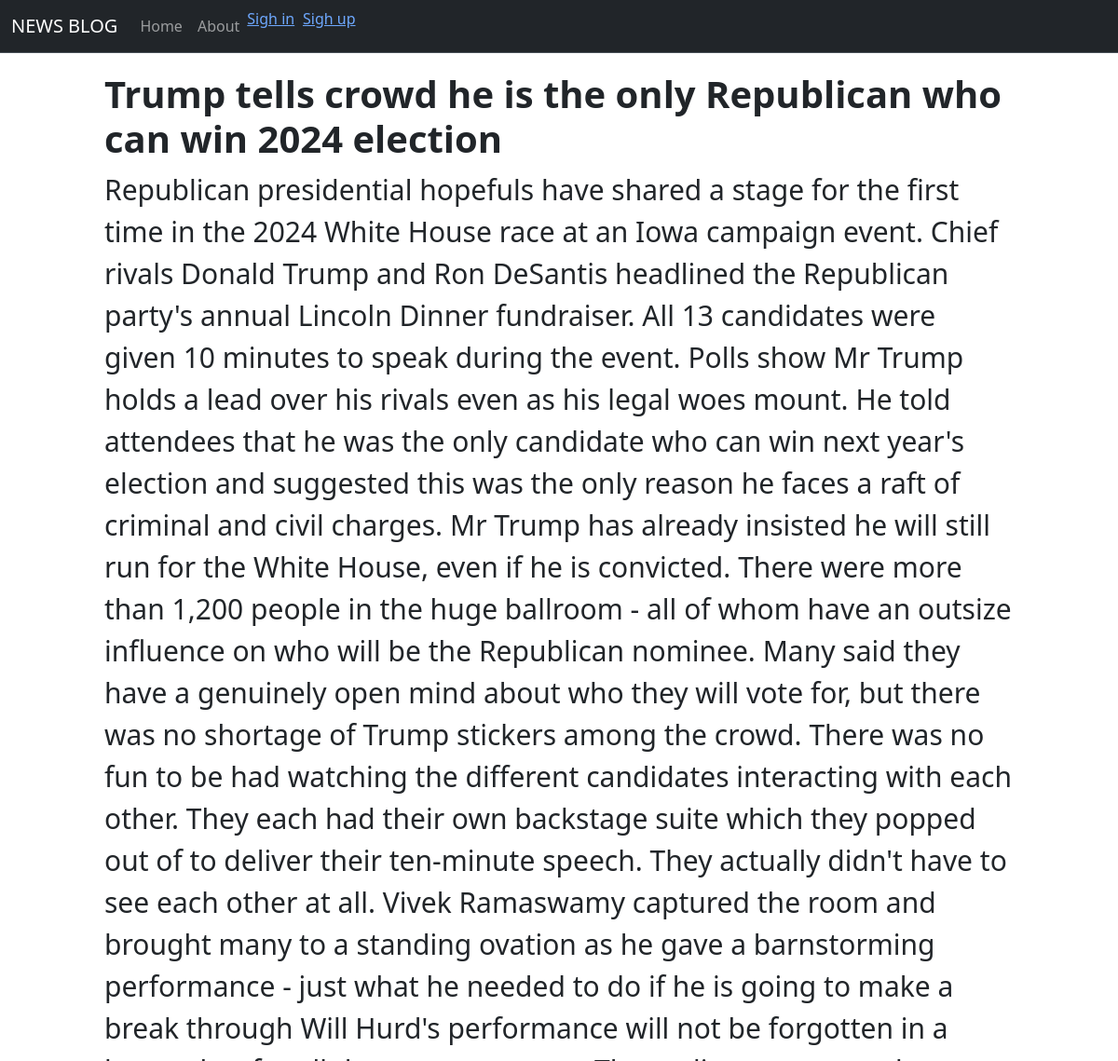
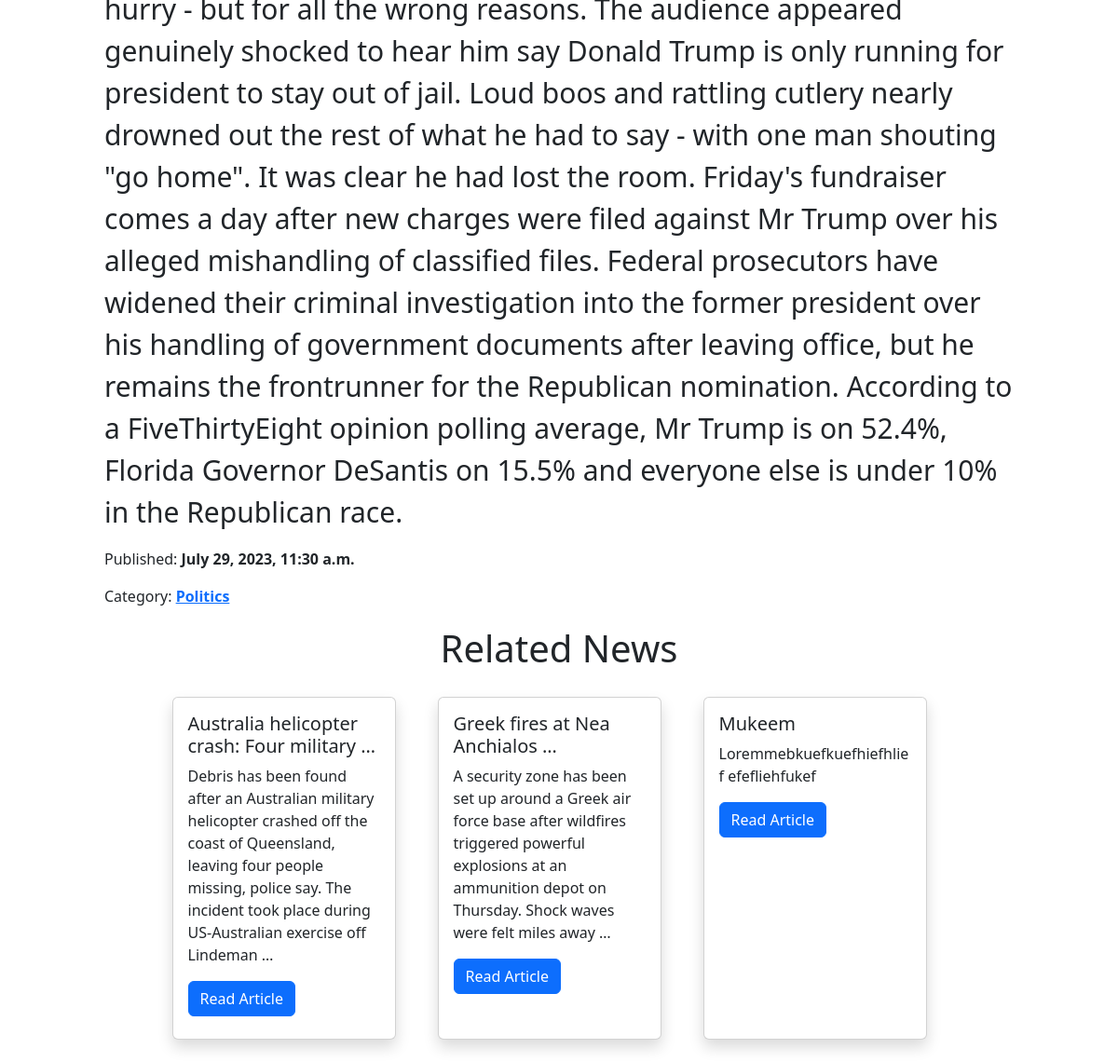
Page /articles/2/ on the committed database (2 pictures, top to bottom).
### blogproject/apps/articles/models.py (models this page shows, shortened)
class Article(models.Model):
    class Meta:
        ordering = ["category"]
        verbose_name_plural = "articles"
        verbose_name = "article"
    title = models.CharField(max_length=350)
    description = models.TextField()
    category = models.ForeignKey('Category', on_delete=models.PROTECT, default=1, null=True)
    created = models.DateTimeField()
    published = models.BooleanField(default=True)

class Category(models.Model):
    class Meta:
        verbose_name = "category"
        verbose_name_plural = "categories"
        ordering = ["name"]
    name = models.CharField(max_length=200, db_index=True)
    description = models.TextField(blank=True)
    def __str__(self):
        return self.name

### blogproject/apps/articles/views.py (the view)
# urls.py: path('articles/<int:article_id>/', blog, name="blog"),
def blog(request, article_id):
    article = Article.objects.get(id=article_id)
    category = article.category
    articles = Article.objects.filter(category_id=category.id)
    title = f"News Blog | {article.title}"
    return render(request, 'blog.html', {
        "title": title,
        "article": article,
        "category": category,
        "articles": articles,
    })

### blogproject/apps/articles/templates/blog.html
{% extends 'base.html' %}
{% block content %}
<div class="container col-md-10">
    <h1 style="margin-top: 20px"><b>{{ article.title }}</b></h1>
    <p style="font-size: 30px;">{{ article.description }}</p>
    <p>Published: <b>{{ article.created }}</b></p>
    <p>Category: <a href="/category/{{ category.id }}"><b>{{ article.category }}</b></a></p>
</div>
<div class="container" style="margin-top: 20px;">
    <h1 style="text-align: center;">Related News</h1>
    <div class="row d-flex justify-content-center">
        {% for item in articles %}
        {% if item.id == article.id %}
        {% else %}
        <div class="col-sm-6 col-md-3 justify-content-center">
            <div class="card shadow" style="width: 15rem; height: 23rem; margin-top: 20px;">
                <div class="card-body">
                    <h5 class="card-title">{{ item.title|truncatewords:5 }}</h5>
                    <p class="card-text">{{ item.description|truncatewords:30 }}</p>
                    <a href="/articles/{{ item.id }}" class="btn btn-primary">Read Article</a>
                </div>
                <br>
            </div>
            <br>
        </div>
        {% endif %}
        {% endfor %}
    </div>
</div>
{% endblock %}

### rows in the picture
Article: title "Trump tells crowd he is the only Republican who can win 2024 election", description "Republican presidential hopefuls have shared a stage for the first time in the 2024 White House race at an Iowa campaign event. Chief rivals Donald Trump and Ron DeSantis headlined the Republican party's annual Lincoln Dinner fundraiser. All 13 candidates were given 10 minutes to speak during the event. Polls show Mr Trump holds a lead over his rivals even as his legal woes mount. He told attendees that he was the only candidate who can win next year's election and suggested this was the only reason he faces a raft of criminal and civil charges. Mr Trump has already insisted he will still run for the White House, even if he is convicted. There were more than 1,200 people in the huge…", created "July 29, 2023, 11:30 a.m.", category "Politics"
Article: title "Australia helicopter crash: Four military …", description "Debris has been found after an Australian military helicopter crashed off the coast of Queensland, leaving four people missing, police say. The incident took place during US-Australian exercise off Lindeman …"
Article: title "Greek fires at Nea Anchialos …", description "A security zone has been set up around a Greek air force base after wildfires triggered powerful explosions at an ammunition depot on Thursday. Shock waves were felt miles away …"
Article: title "Mukeem", description "Loremmebkuefkuefhiefhlief efefliehfukef"
